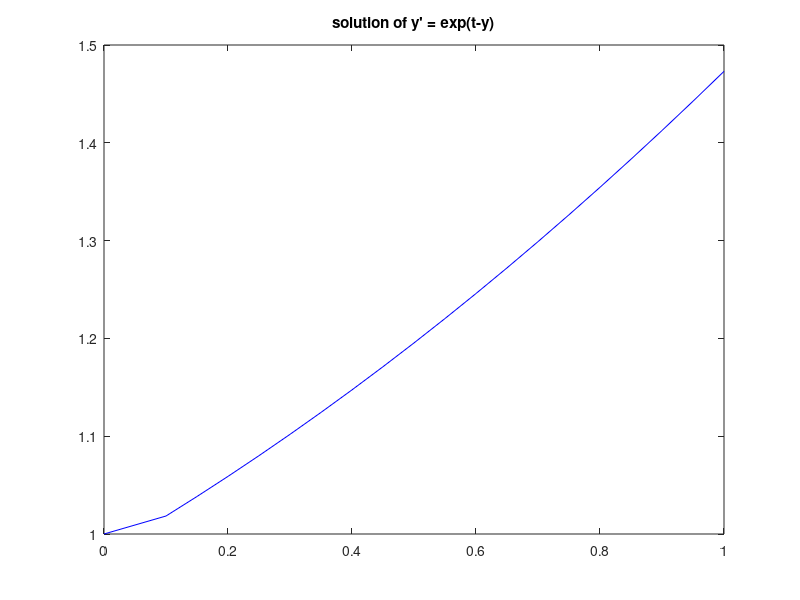

Write MATLAB code to recreate this figure.
clc;
clear;
h = 0.05;
a = 0;
b = 1;
N = (b-a)/h;
w = zeros(1,N);
t = zeros(1,N);
t(1) = a;
w(1) = 1;

for i = 2:N
        w(i) = w(i-1) + h*(exp(t(i-1)-w(i-1)));
        t(i) = a + i*h;
end

 

plot([0,t],[1,w],'b-')
title("solution of y' = exp(t-y)")